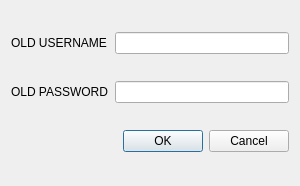
<?xml version="1.0" encoding="UTF-8"?>
<ui version="4.0">
 <class>editusername</class>
 <widget class="QDialog" name="editusername">
  <property name="geometry">
   <rect>
    <x>0</x>
    <y>0</y>
    <width>300</width>
    <height>186</height>
   </rect>
  </property>
  <property name="windowTitle">
   <string>Dialog</string>
  </property>
  <layout class="QGridLayout" name="gridLayout">
   <item row="0" column="0">
    <widget class="QLabel" name="label">
     <property name="text">
      <string>OLD USERNAME</string>
     </property>
    </widget>
   </item>
   <item row="0" column="1">
    <widget class="QLineEdit" name="le_username"/>
   </item>
   <item row="1" column="0">
    <widget class="QLabel" name="label_2">
     <property name="text">
      <string>OLD PASSWORD</string>
     </property>
    </widget>
   </item>
   <item row="1" column="1">
    <widget class="QLineEdit" name="le_password"/>
   </item>
   <item row="2" column="0" colspan="2">
    <widget class="QDialogButtonBox" name="buttonBox">
     <property name="orientation">
      <enum>Qt::Horizontal</enum>
     </property>
     <property name="standardButtons">
      <set>QDialogButtonBox::Cancel|QDialogButtonBox::Ok</set>
     </property>
    </widget>
   </item>
  </layout>
 </widget>
 <resources/>
 <connections>
  <connection>
   <sender>buttonBox</sender>
   <signal>accepted()</signal>
   <receiver>editusername</receiver>
   <slot>accept()</slot>
   <hints>
    <hint type="sourcelabel">
     <x>248</x>
     <y>254</y>
    </hint>
    <hint type="destinationlabel">
     <x>157</x>
     <y>274</y>
    </hint>
   </hints>
  </connection>
  <connection>
   <sender>buttonBox</sender>
   <signal>rejected()</signal>
   <receiver>editusername</receiver>
   <slot>reject()</slot>
   <hints>
    <hint type="sourcelabel">
     <x>316</x>
     <y>260</y>
    </hint>
    <hint type="destinationlabel">
     <x>286</x>
     <y>274</y>
    </hint>
   </hints>
  </connection>
 </connections>
</ui>
